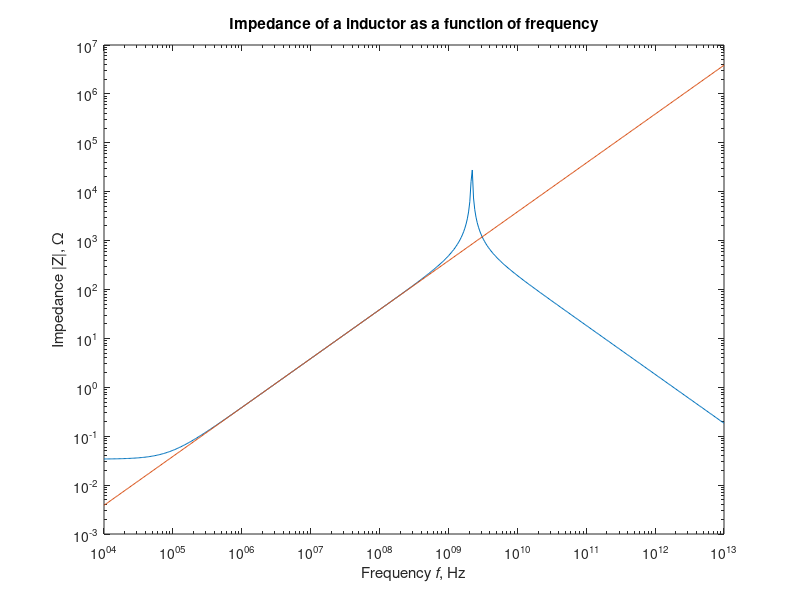

The MATLAB script that drew this image:
clc;
clear all;
close all;


% Define constants
sigma_Cu = 64.5e6;
mu = 4*pi*1e-7;
N = 500;


% Get Values
l = 1.27e-3;
a = 1.27e-3;
f_min = 10e3;
f_max = 10e12;


L = 61.418e-9;
Ca = 0.0864e-12;
R = 0.034;


f = f_min*((f_max/f_min).^((0:N)/N));
w = 2*pi*f;


Z = 1./((1j*w*Ca) + 1./(R + 1j*w*L));


Xl = w*L;
figure;
loglog(f, abs(Z), f, Xl);
title('Impedance of a inductor as a function of frequency');
xlabel('Frequency {\itf}, Hz');
ylabel('Impedance |Z|, {\Omega}');
